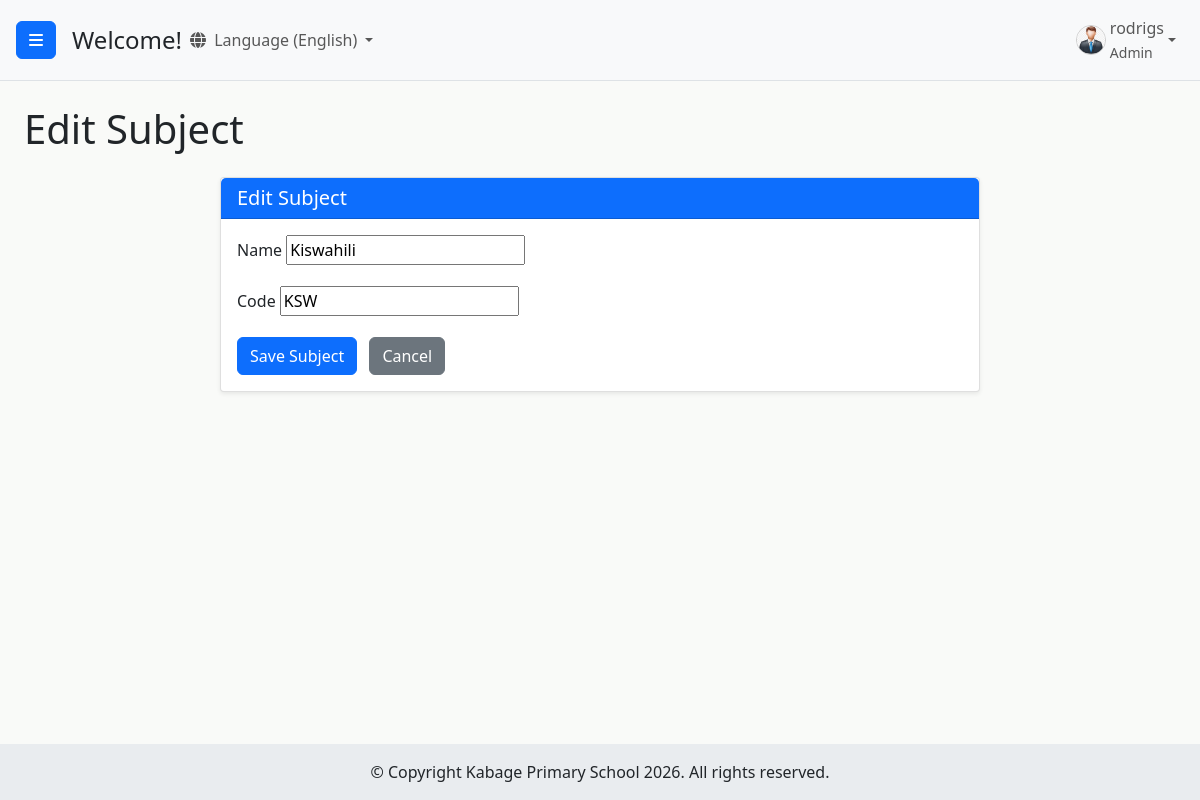
Page /students/subjects/edit/1/ (signed in) on the committed database.
### users/models.py (models this page shows, shortened)
class CustomUser(AbstractUser):
    ROLE_CHOICES = (
        ('admin', 'Admin'),
        ('headteacher', 'Head Teacher'),
        ('class_teacher', 'Class Teacher'),
        ('academic_teacher', 'Academic Teacher'),
        ('statistic_teacher', 'Statistic Teacher'),
        ('subject_teacher', 'Subject Teacher'),
    )
    GENDER_CHOICES = (
        ('M', 'Male'),
        ('F', 'Female'),
        ('O', 'Other'), # Optional: for inclusivity
    )
    role = models.CharField(max_length=20, choices=ROLE_CHOICES, default='academic_teacher')
    is_approved = models.BooleanField(default=False)
    phone_regex = RegexValidator(regex=r'^\+?1?\d{9,15}$',
                                 message="Phone number must be entered in the format: '+999999999'. Up to 15 digits allowed.")
    phone_number = models.CharField(validators=[phone_regex],
                                    max_length=17,
                                    blank=True,
                                    null=True,
                                    unique=True
                                    )
    gender = models.CharField(max_length=1, choices=GENDER_CHOICES, blank=True, null=True)
    address = models.CharField(max_length=255, blank=True, null=True) # <-- ADD THIS FIELD if it's not there
    security_question_1 = models.CharField(max_length=255, blank=True, null=True)
    security_answer_1 = models.CharField(max_length=255, blank=True, null=True)
    security_question_2 = models.CharField(max_length=255, blank=True, null=True)
    security_answer_2 = models.CharField(max_length=255, blank=True, null=True)
    security_question_3 = models.CharField(max_length=255, blank=True, null=True)
    security_answer_3 = models.CharField(max_length=255, blank=True, null=True)
    security_questions_set = models.BooleanField(default=False)
    groups = models.ManyToManyField(
        Group,
        verbose_name=('groups'),
        blank=True,
        help_text=(
            'The groups this user belongs to. A user will get all permissions '
            'granted to each of their groups.'
        ),
        related_name="customuser_set",
        related_query_name="customuser",
    )
    user_permissions = models.ManyToManyField(
        Permission,
        verbose_name=('user permissions'),
        blank=True,
        help_text=('Specific permissions for this user.'),
        related_name="customuser_set",
        related_query_name="customuser",
    )

### students/models.py (models this page shows, shortened)
class Subject(models.Model):
    name = models.CharField(max_length=100, unique=True)
    code = models.CharField(max_length=20, unique=True)

### students/views.py (the view)
# urls.py: path('subjects/edit/<int:pk>/', views.subject_edit, name='subject_edit'),
@login_required
@user_passes_test(is_admin, login_url='/users/login/')
def subject_edit(request, pk):
    subject = get_object_or_404(Subject, pk=pk)
    if request.method == 'POST':
        form = SubjectForm(request.POST, instance=subject)
        if form.is_valid():
            form.save()
            messages.success(request, 'Subject updated successfully!')
            return redirect('subject_list')
        else:
            for field, errors in form.errors.items():
                for error in errors:
                    messages.error(request, f"{field.replace('_', ' ').title()}: {error}")
    else:
        form = SubjectForm(instance=subject)
    return render(request, 'students/subject_form.html', {'form': form, 'title': 'Edit Subject'})

### students/forms.py
class SubjectForm(forms.ModelForm):
    class Meta:
        model = Subject
        fields = ['name', 'code']

### students/views.py (called while the page is built)
def is_admin(user):
    return user.is_authenticated and user.role == 'admin'

### templates/students/subject_form.html (shortened to what this page needs)
{% extends 'base.html' %}
{% block content %}
<h1 class="mb-4">{{ title }}</h1>
<div class="row justify-content-center">
    <div class="col-md-8">
        <div class="card">
            <div class="card-header bg-primary text-white">
                <h5 class="mb-0">{{ title }}</h5>
            </div>
            <div class="card-body">
                <form method="post">
                    {% for field in form %}
                        <div class="mb-3">
                            <label for="{{ field.id_for_label }}" class="form-label">{{ field.label }}</label>
                            {{ field }}
                        </div>
                    {% endfor %}
                    <button type="submit" class="btn btn-primary me-2">Save Subject</button>
                    <a href="{% url 'subject_list' %}" class="btn btn-secondary">Cancel</a>
                </form>
            </div>
        </div>
    </div>
</div>
{% endblock %}

### templates/base.html (shortened to what this page needs)
{% load static %}
{% load i18n %}
<!DOCTYPE html>
<html lang="en">
<head>
    <link href="https://cdn.jsdelivr.net/npm/bootstrap@5.3.3/dist/css/bootstrap.min.css" rel="stylesheet">
    <link rel="stylesheet" href="https://cdn.jsdelivr.net/npm/bootstrap-icons@1.10.5/font/bootstrap-icons.css">
    <link rel="stylesheet" href="https://cdnjs.cloudflare.com/ajax/libs/font-awesome/6.5.2/css/all.min.css" />
    {% block dashboard_css %}
        <link rel="stylesheet" href="{% static 'users/css/dashboard.css' %}">
    {% endblock %}
</head>
<body class="d-flex flex-column min-vh-100">
    {% block body_content %}
        <div class="d-flex flex-grow-1" id="wrapper">
            <div id="page-content-wrapper" class="flex-grow-1 d-flex flex-column">
                <nav class="navbar navbar-expand-lg navbar-light bg-light border-bottom">
                    <button class="btn btn-primary" id="menu-toggle">
                        <i class="fas fa-bars"></i>
                    </button>
                    <h4 class="ms-3 my-0">{% block page_heading %}Welcome!{% endblock %}</h4>
                    {% get_current_language as LANGUAGE_CODE %}
                <div class="collapse navbar-collapse" id="navbarSupportedContent">
                    <ul class="navbar-nav me-auto mt-2 mt-lg-0">
                        <li class="nav-item dropdown">
                            <a class="nav-link dropdown-toggle" href="#" id="navbarDropdownLanguage" role="button" data-bs-toggle="dropdown" aria-expanded="false">
                                <i class="fas fa-globe me-1"></i>
                                {% if LANGUAGE_CODE == 'en' %}{% translate "Language" %} (English){% else %}{% translate "Language" %} (Kiswahili){% endif %}
                            </a>
                                {% get_language_info for 'en' as lang_en %}
                                {% get_language_info for 'sw' as lang_sw %}
                        </li>
                    </ul>
                    <ul class="navbar-nav mt-2 mt-lg-0">
                        {% if user.is_authenticated %}
                            <li class="nav-item dropdown">
                                <a class="nav-link dropdown-toggle d-flex align-items-center" href="#" id="navbarDropdownDashboard" role="button" data-bs-toggle="dropdown" data-bs-display="static" aria-expanded="false">
                                    {% if user.gender == 'M' %}
                                        <img src="{% static 'users/img/male_icon.png' %}" alt="Male User Icon" class="rounded-circle me-1" style="width: 30px; height: 30px; object-fit: cover;">
                                    {% elif user.gender == 'F' %}
                                        <img src="{% static 'users/img/female_icon.png' %}" alt="Female User Icon" class="rounded-circle me-1" style="width: 30px; height: 30px; object-fit: cover;">
                                    {% else %}
                                        <i class="fas fa-user me-1"></i>
                                    {% endif %}
                                    <span>
                                        {% if user.first_name and user.last_name %}
                                            {{ user.first_name }} {{ user.last_name }}
                                        {% else %}
                                            {{ user.username }}
                                        {% endif %}
                                        {% if user.role %}
                                            <br><small>{{ user.get_role_display }}</small>
                                        {% endif %}
                                    </span>
                                </a>
                            </li>
                        {% else %}
                            <li class="nav-item">
                                <a class="nav-link" href="{% url 'login' %}">{% translate "Login" %}</a>
                            </li>
                        {% endif %}
                    </ul>
                </div>
                </nav>
                <div id="main-content-area" class="flex-grow-1 overflow-auto">
                    {% block content %}{% endblock %}
                </div>
            </div>
        </div>
    {% endblock body_content %}
    <footer id="main-site-footer" class="text-dark text-center py-3">
        <div class="container-fluid">
            <p class="mb-0">&copy; Copyright Kabage Primary School {% now "Y" %}. All rights reserved.</p>
        </div>
    </footer>
</body>
</html>

### users/static/users/css/dashboard.css (style rules this page uses)
html, body { height: 100%; margin: 0; padding: 0; font-family: 'Segoe UI', Tahoma, Geneva, Verdana, sans-serif; overflow-x: hidden; }
body { display: flex; flex-direction: column; min-height: 100vh; }
#wrapper { display: flex; flex-grow: 1; width: 100%; overflow: hidden; }
#page-content-wrapper { display: flex; flex-direction: column; flex-grow: 1; overflow-x: hidden; width: 100%; transition: margin .25s ease-out; }
#main-content-area { flex-grow: 1; padding: 1.5rem; background-color: #f9faf8; padding-bottom: 70px; }
@media (min-width: 768px) { #page-content-wrapper { width: calc(100% - 250px); } }
#page-content-wrapper .navbar { padding: 0.5rem 1rem; }
.navbar-nav .nav-item .nav-link img { border: 1px solid #ccc; }
#main-site-footer { background-color: #e9ecef; color: #343a40; text-align: center; padding: 1rem 0; width: 100%; flex-shrink: 0; z-index: 10; }
.card { border: 1px solid rgba(0,0,0,.125); border-radius: 0.25rem; background-color: #fff; box-shadow: 0 0.125rem 0.25rem rgba(0,0,0,.075); height: 100%; display: flex; flex-direction: column; }
#wrapper { display: flex; }
#page-content-wrapper { min-width: 0; width: 100%; display: flex; flex-direction: column; }

### rows in the picture
CustomUser: username "rodrigs", role "Admin"
Subject: form "Kiswahili" "KSW"

### other values in the picture
{{ title }} "Edit Subject"
{{ field.label }} "Name" "Code"
